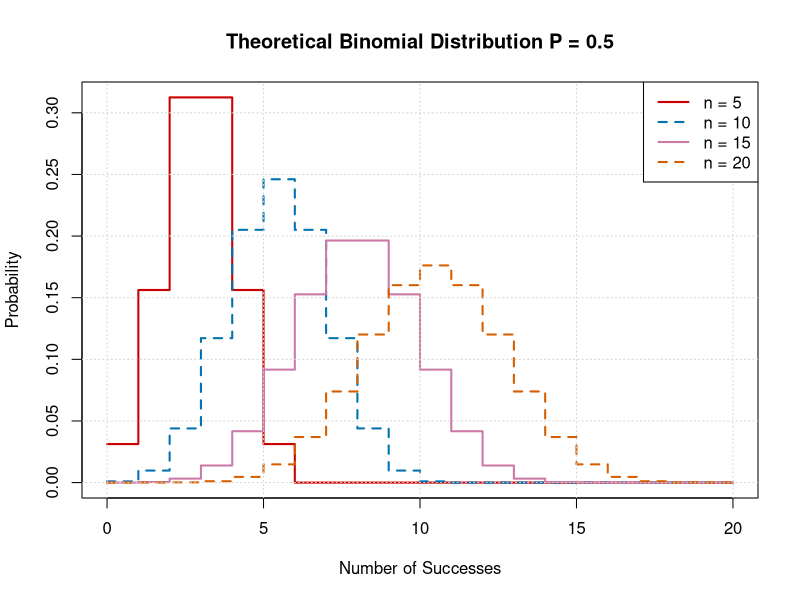
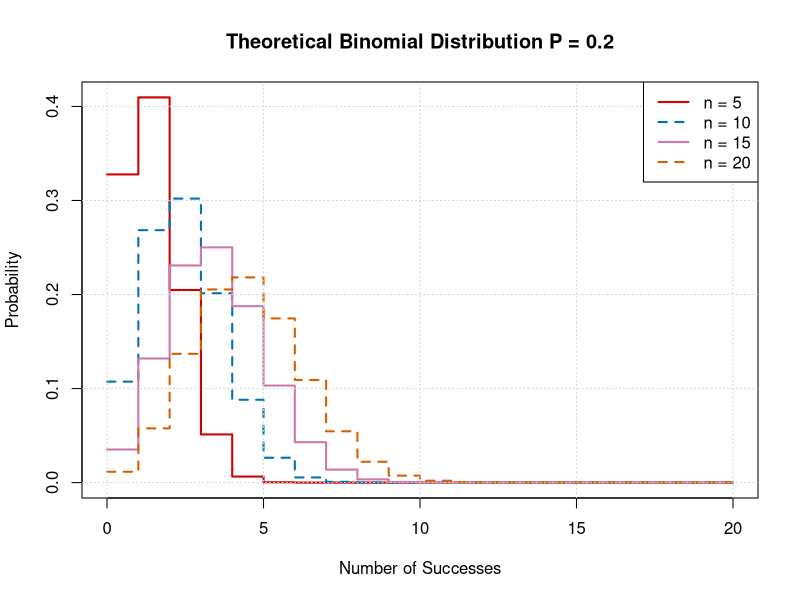
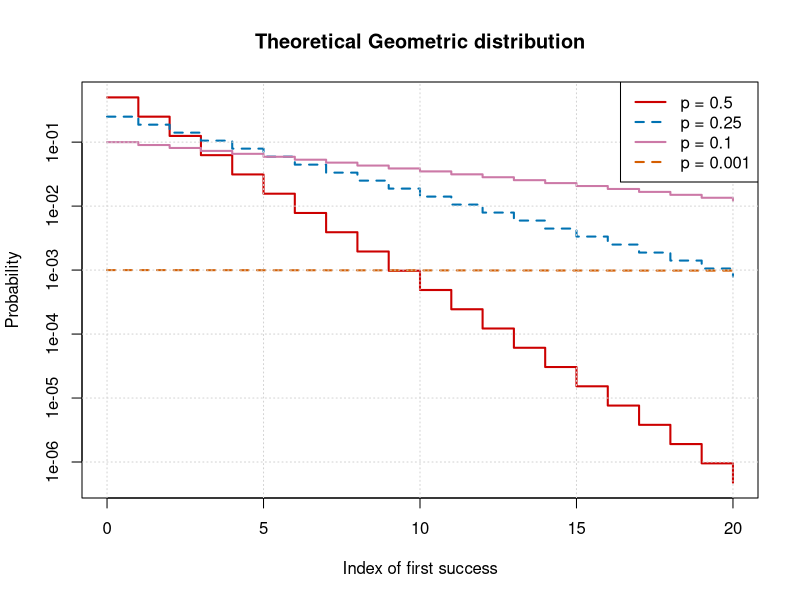
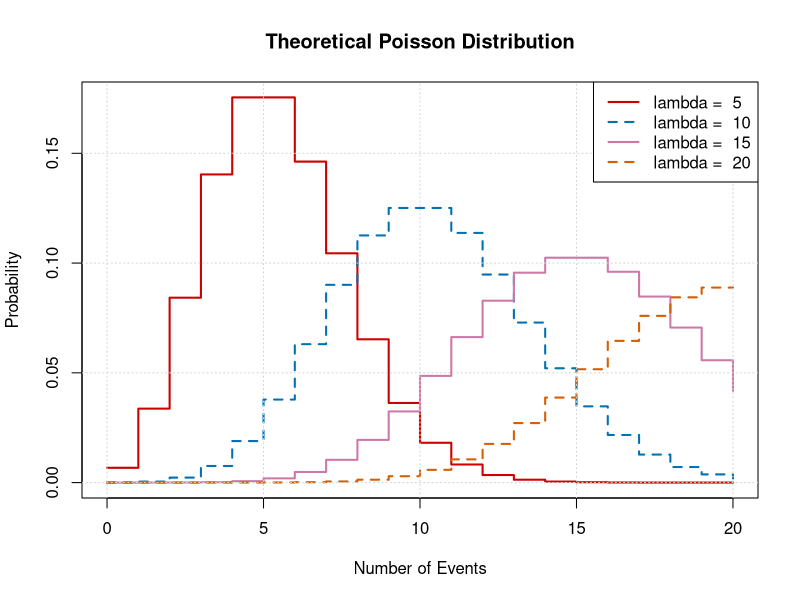

Recreate these plots in R, in order.
## ---- chunk 1
color_vector <- c("#CC0000",   # Wine-like color
                  "#0072B2",   # Strong blue
                  "#CC79A7",   # Muted purple
                  "#D55E00",   # Vermilion
                  "#009E73",   # Bluish green
                  "#56B4E9",   # Sky blue
                  "#E69F00")   # Yellow-orange

## ---- chunk 2
# Parameters for the binomial distribution

n <- c(5, 10, 15, 20)  # number of trials
linetype <- 2-(1:length(n))%%2
p <- 1./2. # probability of success

# Generate values for x (number of successes)
x <- 0:20

#define a function to prepare the plots
plot_pdf <- function(N) {dbinom(x, N, p)}
binomial_pdf <- sapply(n, plot_pdf)


# create the first straight line plot
plot(x,binomial_pdf[,1], type = "s", lwd = 2, col = color_vector[1], 
     xlab = "Number of Successes", ylab = "Probability", lty = linetype[1])

# create all the others
for (i in 2:length(n)) {
  lines(x, binomial_pdf[, i], col=color_vector[i], type='s', lwd=2, lty = linetype[i])

}

grid()  # Add grid

# Create legend labels with strings "n = "
legend_labels <- paste("n =", n)
# Add a legend
legend("topright", legend = legend_labels, col = color_vector[1:length(n)], lty = linetype, lwd = 2)
# Add a title
title("Theoretical Binomial Distribution P = 0.5")

## ---- chunk 3
# Parameters for the binomial distribution

n <- c(5, 10, 15, 20)  # number of trials
linetype <- 2-(1:length(n))%%2
p <- 1./5. # probability of success

# Generate values for x (number of successes)
x <- 0:20

#define a function to prepare the plots
plot_pdf <- function(N) {dbinom(x, N, p)}
binomial_pdf <- sapply(n, plot_pdf)


# create the first straight line plot
plot(x,binomial_pdf[,1], type = "s", lwd = 2, col = color_vector[1], 
     xlab = "Number of Successes", ylab = "Probability", lty = linetype[1])

# create all the others
for (i in 2:length(n)) {
  lines(x, binomial_pdf[, i], col=color_vector[i], type='s', lwd=2, lty = linetype[i])

}

grid()  # Add grid

# Create legend labels with strings "n = "
legend_labels <- paste("n =", n)
# Add a legend
legend("topright", legend = legend_labels, col = color_vector[1:length(n)], lty = linetype, lwd = 2)
# Add a title
title("Theoretical Binomial Distribution P = 0.2")

## ---- chunk 4
# Parameters for the binomial distribution

p <- c(1./2., 1/4, 1/10, 10**(-3)) # probability of success
linetype <- 2-(1:length(p))%%2

# Generate values for x (number of successes)
x <- 0:20

#define a function to prepare the plots
plot_pdf <- function(P) {dgeom(x, P)}
geom_pdf <- sapply(p, plot_pdf)


# create the first straight line plot
plot(x,geom_pdf[,1], type = "s", lwd = 2, col = color_vector[1], 
     xlab = "Index of first success", ylab = "Probability", lty = linetype[1], log="y")

# create all the others
for (i in 2:length(p)) {
  lines(x, geom_pdf[, i], col=color_vector[i], type='s', lwd=2, lty = linetype[i])

}

grid()  # Add grid

# Create legend labels with strings "p = "
legend_labels <- paste("p =", p)
# Add a legend
legend("topright", legend = legend_labels, col = color_vector[1:length(p)], lty = linetype, lwd = 2)
# Add a title
title("Theoretical Geometric distribution")

## ---- chunk 5
# Parameters for the binomial distribution

lambda <- c(5, 10, 15, 20)  # number of trials
linetype <- 2-(1:length(lambda))%%2

# Generate values for x (number of successes)
x <- 0:20

#define a function to prepare the plots
plot_pdf <- function(L) {dpois(x, L)}
poisson_pdf <- sapply(lambda, plot_pdf)


# create the first straight line plot
plot(x,poisson_pdf[,1], type = "s", lwd = 2, col = color_vector[1], 
     xlab = "Number of Events", ylab = "Probability", lty = linetype[1])

# create all the others
for (i in 2:length(lambda)) {
  lines(x, poisson_pdf[, i], col=color_vector[i], type='s', lwd=2, lty = linetype[i])

}

grid()  # Add grid

# Create legend labels with strings
legend_labels <- paste("lambda = ", lambda)
# Add a legend
legend("topright", legend = legend_labels, col = color_vector[1:length(lambda)], lty = linetype, lwd = 2)
# Add a title
title("Theoretical Poisson Distribution")

